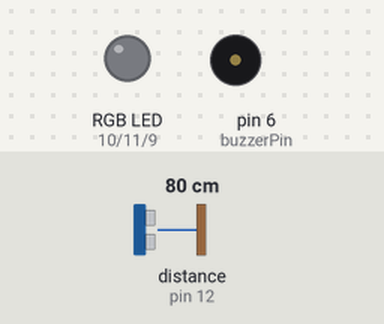
Bench run of a sketch on a simulated Arduino Uno, built with avr-gcc and run on an emulated ATmega328P. Shown: an RGB LED mixed from three pins (HIGH = lit), buzzer (waves = sounding, pin HIGH). Wiring (inferred from the names in the program): ultrasonic range finder: trigger pin 13; echo pin 12. Dashed ring = blinking. The test bench sets the inputs (shaded band); at power-on: distance to the obstacle (sensor on pin 12) 80 cm. The echo pulse lasts 58.3 µs per cm; dim RGB values are drawn brighter than linear; pins used as bus, display or sensor lines are not drawn; what the sketch prints to the serial monitor is not drawn.

Above: at 1.2 s.
1.3 s: distance to the obstacle (sensor on pin 12) set to 24 cm
2.8 s: distance to the obstacle (sensor on pin 12) set to 19 cm
At 3.05 s:
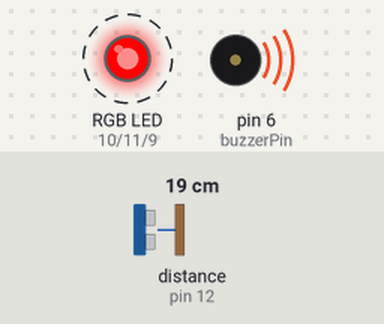
5.8 s: distance to the obstacle (sensor on pin 12) set to 2 cm
At 6.7 s:
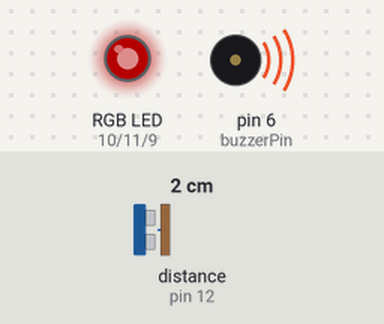
7.4 s: distance to the obstacle (sensor on pin 12) set to 9 cm
At 8.1 s:
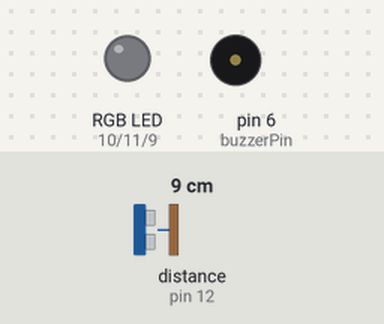
10.4 s: distance to the obstacle (sensor on pin 12) set to 4 cm
At 11.7 s:
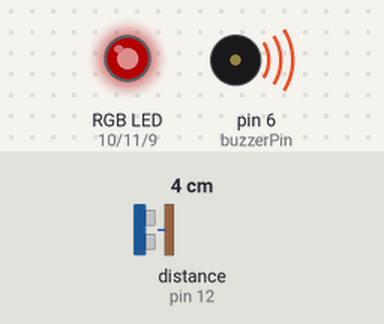
12.0 s: distance to the obstacle (sensor on pin 12) set to 35 cm
At 12.5 s:
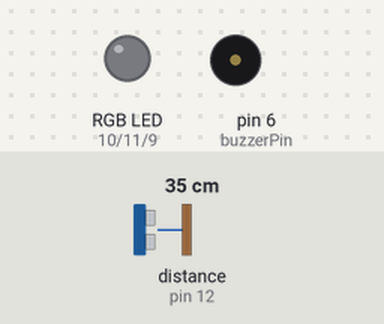
Timing chart, 0 to 14.5 s (numbered marks = the images above; inputs shaded):
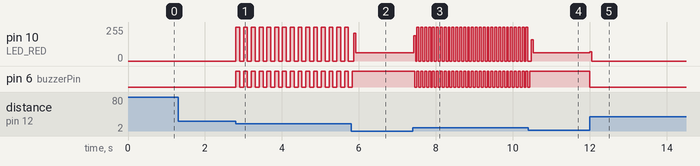

The sketch:

MakeUofT_Project.ino
```cpp
const int pingPin = 13; // Trigger Pin of Ultrasonic Sensor
const int echoPin = 12; // Echo Pin of Ultrasonic Sensor
const int buzzerPin = 6; // Buzzer pin
const int distanceThreshold = 10;

void setup() {
   Serial.begin(9600); // Starting Serial Terminal
   pinMode(10, OUTPUT); // LED RED
   pinMode(11, OUTPUT); // LED GREEN
   pinMode(9, OUTPUT); // LED BLUE
}

void loop() {
   int duration, inches, cm;
   pinMode(buzzerPin, OUTPUT);
   pinMode(pingPin, OUTPUT);
   digitalWrite(pingPin, LOW);
   delayMicroseconds(2);
   digitalWrite(pingPin, HIGH);
   delayMicroseconds(10);
   digitalWrite(pingPin, LOW);
   pinMode(echoPin, INPUT);
   duration = pulseIn(echoPin, HIGH);
   cm = microsecondsToCentimeters(duration);

    digitalWrite(11, LOW);
    digitalWrite(10, LOW);
    digitalWrite(9, LOW);

    if ((cm >= 15)&&(cm <= 20)) {
       Serial.print(duration);
      digitalWrite(buzzerPin, HIGH);
      digitalWrite(10, HIGH);
      delay(100);
      digitalWrite(buzzerPin, LOW);
      digitalWrite(10, LOW);
      delay(100);
    }

    else if ((cm < 15)&&(cm >= 10)) {
      Serial.print(duration);
      digitalWrite(buzzerPin, HIGH);
      digitalWrite(10, HIGH);
      delay(75);
      digitalWrite(buzzerPin, LOW);
      digitalWrite(10, LOW);
      delay(75);
    }

  else if ((cm < 10)&&(cm >= 5)) {
      Serial.print(duration);
      digitalWrite(buzzerPin, HIGH);
      digitalWrite(10, HIGH);
      delay(50);
      digitalWrite(buzzerPin, LOW);
      digitalWrite(10, LOW);
      delay(50);
    }


  else if (cm < 5) {
      Serial.print(duration);
      digitalWrite(buzzerPin, HIGH);
      digitalWrite(10, HIGH);
    }

    else {
     digitalWrite(buzzerPin, LOW);
     digitalWrite(10, LOW);


    }
    //digitalWrite(11, HIGH);


}

long microsecondsToInches(long microseconds) {
   return microseconds / 74 / 2;
}

long microsecondsToCentimeters(long microseconds) {
   return microseconds / 29 / 2;
}
```

Measured:
- the behaviour switches between 22 and 21 cm on distance to the obstacle (sensor on pin 12) (found by bisection; images 0 and 1)
- after the input at 1.3 s, every drawn part: stays the same
- after the input at 2.8 s, pin 10 (LED_RED): alternates 255/255 for 0.10 s and 0/255 for 0.10 s, starting at once; pin 6 (buzzerPin): alternates HIGH for 0.10 s and LOW for 0.10 s, starting at once
- after the input at 5.8 s, pin 6 (buzzerPin): goes on until 5.8 s, then stays HIGH
- after the input at 7.4 s, pin 10 (LED_RED): 63/255 → 189/255 at once, then repeats every 0.09 s: 0/255 0.04 s, 255/255 0.05 s; pin 6 (buzzerPin): alternates HIGH for 0.05 s and LOW for 0.05 s, starting after 0.06 s
- after the input at 10.4 s, pin 6 (buzzerPin): goes on until 10.4 s, then stays HIGH
- after the input at 12.0 s, pin 10 (LED_RED): 62/255 → 0/255 at once; pin 6 (buzzerPin): HIGH → LOW at once
